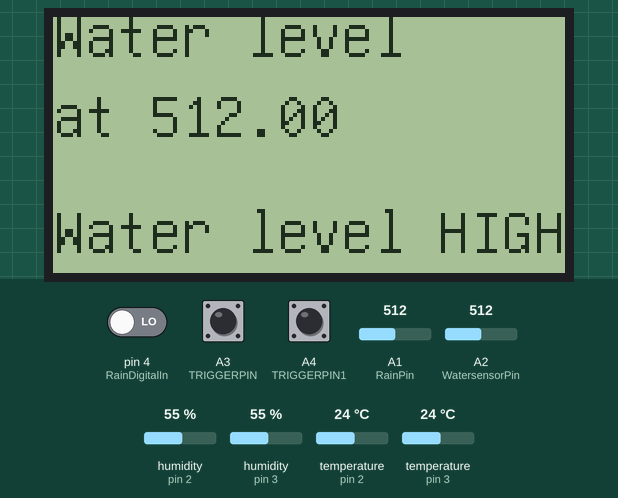
This sketch was run on a simulated Arduino Uno, built with avr-gcc and run on an emulated ATmega328P. Shown: 128×64 one-colour display. The inputs (shaded band) are chosen by the test bench; at power-on: A3 (TRIGGERPIN) HIGH, humidity (sensors on pin 2, pin 3) 55 %, pin 4 (RainDigitalIn) LOW, A4 (TRIGGERPIN1) HIGH, A1 (RainPin) = 512, A2 (WatersensorPin) = 512, temperature (sensors on pin 2, pin 3) 24 °C.

Above: at 14.3 s.
14.4 s: A3 (TRIGGERPIN) pulled LOW for 2.2 s
At 19.0 s:
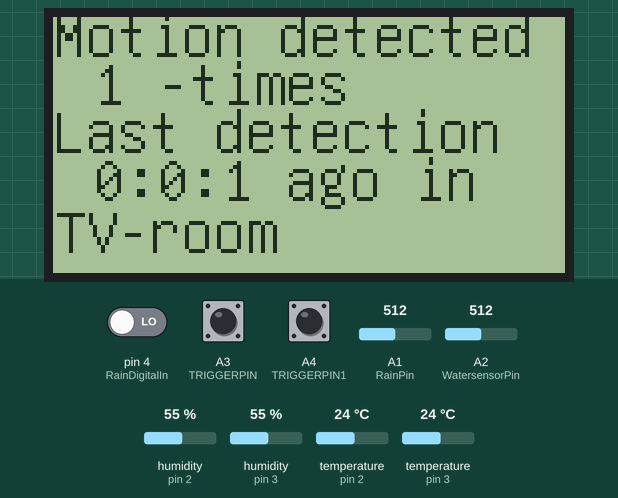
28.7 s: humidity (sensor on pin 2) set to 88 %
At 33.2 s:
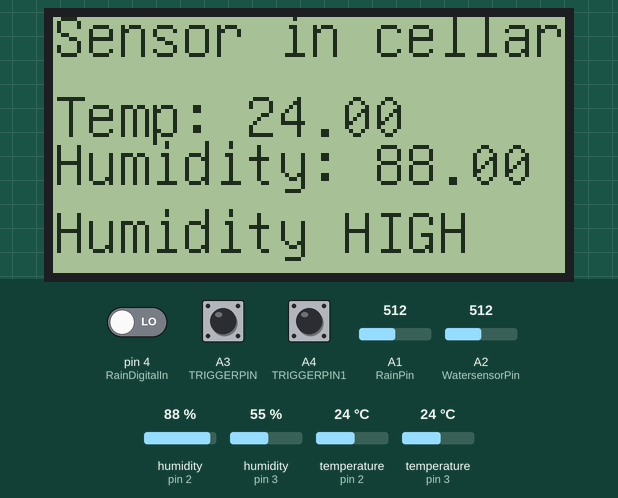
37.8 s: pin 4 (RainDigitalIn) driven HIGH
At 50.2 s:
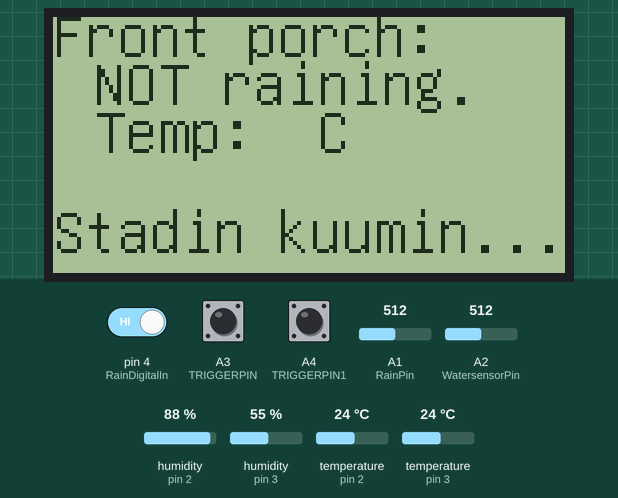
51.2 s: humidity (sensor on pin 3) set to 52 %
At 63.7 s:
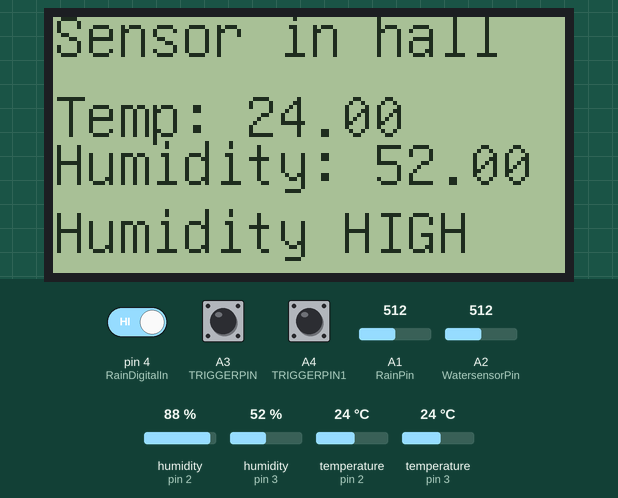
64.7 s: humidity (sensor on pin 3) set to 49 %
69.1 s: A4 (TRIGGERPIN1) pulled LOW for 2.2 s
At 72.8 s:
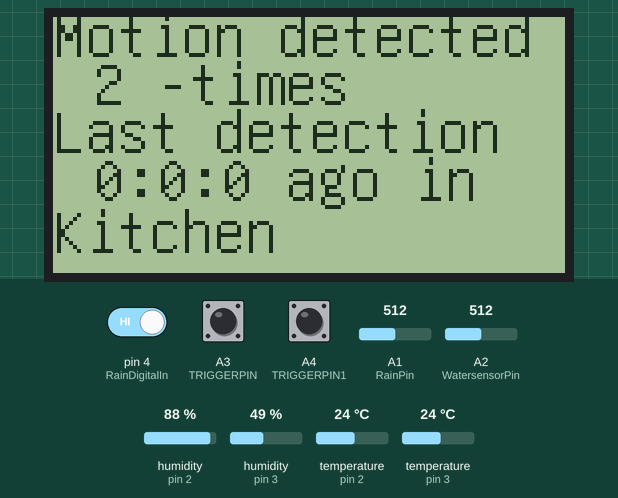
Timing chart, 0 to 74.3 s (numbered marks = the images above; inputs shaded):
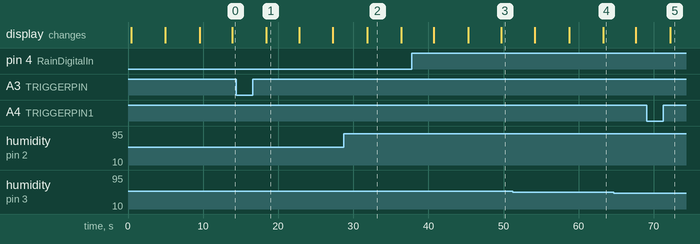

The sketch:

LCD_Home_with_multiple_interrupts_rainsensor.ino
```cpp
// Home measurement & monitoring system v.0001 by -Aki-
// Reads sensor data and displays it on a small lcd-screen
// alerts when actions are needed

#include "U8glib.h"
#include "DHT.h"
#include "PinChangeInt.h"
#define TRIGGERPIN A3 // setting the motion sensor pin for sensor #1
#define TRIGGERPIN1 A4 // setting the motion sensor pin for sensor #2
#define TRIGGERPIN2 A5 // setting the motion sensor pin for sensor #1

volatile uint16_t interruptCount=0; // The count will go back to 0 after hitting 65535.
volatile unsigned long start, finish, elapsed, over;
volatile int h, m, s;
String Trigger;

int RainPin = A1; // rain detection module
int RainDigitalIn = 4; // rain detection module
int RainVal; // rain detection module
boolean IsRaining = false; // rain detection module
String Rainmessagestring; // rain detection module

U8GLIB_ST7920_128X64 u8g(13, 11, 12, U8G_PIN_NONE);
#define DHTPIN 2     // Temperature & humidity sensor #0 Digital pin no (change to your own selection)
#define DHTTYPE DHT11   // DHT 11 other possible sensor types: DHT21 & 22
#define DHTPIN1 3     // Temperature & humidity sensor #1 Digital pin no (change to your own selection)
#define DHTTYPE DHT11
#define u8g_logo_width 64 // defining startup logo width
#define u8g_logo_height 64 // startup logo height
// the relative humidity value recommended maximum is 45 % for central heating season (winter)
// and 80 % for cold "non living" spaces. As the sensors are a bit "off" the max values are set a bit higher than
// recommended values. Please test yöur own sensors before setting a max value.

int maxh=85; //set the max humidity for sensor #0 = warn value for sensor in cellar
int maxh1=50; //set the max humidity for sensor #1 = warn value for hall

// next a logo converted to monochromatic hexadecimal byte array
// using http://manytools.org/hacker-tools/image-to-byte-array/go :

static unsigned char u8g_logo_bits[] U8G_PROGMEM = {
0x00, 0x06, 0x00, 0x00, 0xc0, 0x00, 0x00, 0x00, 0xfe, 0x04, 0x00, 0x00,
   0x80, 0x00, 0x20, 0x40, 0x92, 0x04, 0x00, 0x00, 0x80, 0x00, 0x00, 0x40,
   0x10, 0x14, 0xe7, 0xdd, 0x8e, 0x1c, 0xbf, 0x4d, 0x10, 0xa4, 0x48, 0x49,
   0x91, 0xa2, 0x24, 0x45, 0x10, 0xa4, 0x48, 0x08, 0x9f, 0xa2, 0x24, 0x42,
   0x10, 0xa4, 0x48, 0x30, 0x81, 0xa2, 0x24, 0x05, 0x38, 0x6e, 0xe7, 0xb0,
   0xce, 0x1d, 0xf5, 0x4d, 0x00, 0x00, 0x00, 0x00, 0x12, 0x00, 0x04, 0x00,
   0x00, 0x00, 0x00, 0x40, 0x00, 0x00, 0x00, 0x00, 0x00, 0x00, 0x00, 0x04,
   0x15, 0x00, 0x00, 0x00, 0x00, 0x00, 0x80, 0x28, 0x20, 0x00, 0x00, 0x00,
   0x00, 0x00, 0x00, 0x45, 0x85, 0x00, 0x00, 0x00, 0x00, 0x00, 0x50, 0x29,
   0x94, 0x0a, 0x00, 0x00, 0x00, 0x00, 0xac, 0x54, 0x11, 0x04, 0x00, 0x00,
   0x00, 0x00, 0xaa, 0xd2, 0xa7, 0x1a, 0x00, 0x00, 0x00, 0x00, 0x55, 0xa9,
   0x10, 0x5d, 0x00, 0x00, 0x00, 0x80, 0xd5, 0xab, 0x54, 0x50, 0x00, 0x00,
   0x00, 0x80, 0xf5, 0xde, 0x9f, 0x52, 0x00, 0x00, 0x00, 0xc0, 0xfd, 0xed,
   0x7b, 0x92, 0x00, 0x00, 0x00, 0xe0, 0xb6, 0xff, 0x5f, 0x69, 0x01, 0x00,
   0x00, 0xe0, 0x6d, 0xfd, 0xbf, 0xea, 0x01, 0x00, 0x00, 0x70, 0xdb, 0x57,
   0x7d, 0xfd, 0x07, 0x00, 0x00, 0xf0, 0xbb, 0x95, 0x52, 0xf8, 0x07, 0x00,
   0x00, 0x70, 0xef, 0xab, 0x4e, 0xfd, 0x0f, 0x00, 0x00, 0xf0, 0x7d, 0x4b,
   0x9b, 0xb0, 0x0e, 0x00, 0x00, 0xf0, 0xfe, 0xfe, 0x67, 0xeb, 0x0a, 0x00,
   0x00, 0xf0, 0xad, 0xfe, 0x4f, 0x82, 0x0f, 0x00, 0x00, 0xf8, 0xb7, 0x7a,
   0x50, 0x09, 0x07, 0x00, 0x00, 0xf0, 0x56, 0x4a, 0x55, 0x53, 0x0f, 0x00,
   0x00, 0xf8, 0x56, 0x01, 0x52, 0xd6, 0x06, 0x00, 0x00, 0xf8, 0xad, 0x04,
   0xd2, 0xfe, 0x05, 0x00, 0x00, 0xd8, 0xf6, 0x03, 0x28, 0xff, 0x00, 0x00,
   0x00, 0xf8, 0x96, 0x4a, 0xa0, 0xff, 0x05, 0x00, 0x00, 0xa2, 0x7b, 0x05,
   0x69, 0xfb, 0x02, 0x00, 0x00, 0xef, 0xff, 0x12, 0x60, 0xef, 0x0a, 0x00,
   0x00, 0xb7, 0x7e, 0x41, 0xd2, 0xff, 0x15, 0x00, 0x00, 0xeb, 0xfd, 0x0a,
   0xa0, 0xff, 0x03, 0x00, 0x80, 0xfc, 0x1b, 0x21, 0xfc, 0xff, 0x17, 0x00,
   0x80, 0xd1, 0x7b, 0x0a, 0xf8, 0x45, 0x0f, 0x00, 0x80, 0xee, 0x97, 0x22,
   0xfe, 0xaa, 0x1e, 0x00, 0x80, 0xdc, 0x5e, 0x0a, 0xbe, 0xfa, 0x1f, 0x00,
   0x80, 0xfa, 0xbb, 0xa4, 0x6f, 0xff, 0x1f, 0x00, 0x80, 0xd2, 0xb7, 0x11,
   0xff, 0xff, 0x3f, 0x00, 0x00, 0xed, 0x5d, 0xc5, 0xef, 0x01, 0x3d, 0x00,
   0x00, 0xdb, 0x7f, 0x95, 0x7f, 0xf5, 0x3d, 0x00, 0x00, 0xd6, 0xf7, 0xca,
   0x0f, 0xf8, 0x3b, 0x00, 0x00, 0xaa, 0xdf, 0x95, 0xae, 0xff, 0x3f, 0x00,
   0x00, 0xfc, 0x7f, 0xeb, 0xaf, 0xfe, 0x3f, 0x00, 0x00, 0xc0, 0x7f, 0x5f,
   0xdf, 0xff, 0x3f, 0x00, 0x00, 0xc0, 0xef, 0xf5, 0xf7, 0xff, 0x3f, 0x00,
   0x00, 0xc0, 0xff, 0xdf, 0xff, 0xff, 0x3f, 0x00, 0x00, 0xc0, 0xff, 0xfe,
   0xff, 0xff, 0x3f, 0x00, 0x00, 0x80, 0xff, 0xff, 0xff, 0xff, 0x3f, 0x00,
   0x00, 0xc0, 0xff, 0xff, 0xff, 0xff, 0x3f, 0x00, 0x00, 0x80, 0xff, 0xff,
   0xff, 0xff, 0x3f, 0x00, 0x00, 0xc0, 0xff, 0xff, 0xff, 0xff, 0x1f, 0x00,
   0x00, 0x80, 0xff, 0xff, 0xff, 0xff, 0x0f, 0x00, 0x00, 0x80, 0xff, 0xff,
   0xff, 0xff, 0x0f, 0x00, 0x00, 0x80, 0xfe, 0xff, 0xff, 0xff, 0x07, 0x00,
   0x00, 0xc0, 0xfb, 0xff, 0xff, 0xff, 0x01, 0x00, 0x00, 0x00, 0xff, 0xff,
   0xff, 0xff, 0x01, 0x00, 0x00, 0xc0, 0xfa, 0xff, 0xff, 0xff, 0x00, 0x00,
   0x00, 0x00, 0xeb, 0xff, 0xff, 0xff, 0x00, 0x00 };

DHT dht(DHTPIN, DHTTYPE); // Initialize the sensor #0
DHT dht1(DHTPIN1, DHTTYPE); // Initialize the sensor #1

void setup(void) {
u8g.setFont(u8g_font_unifont);
  pinMode(TRIGGERPIN, INPUT_PULLUP);  // Configure the pin as an input, and turn on the pullup resistor.
                                      // See http://arduino.cc/en/Tutorial/DigitalPins
  attachPinChangeInterrupt(TRIGGERPIN, interruptFunction, RISING);
  pinMode(TRIGGERPIN1, INPUT_PULLUP);
  attachPinChangeInterrupt(TRIGGERPIN1, interruptFunction1, RISING);
  pinMode(TRIGGERPIN2, INPUT_PULLUP);
  attachPinChangeInterrupt(TRIGGERPIN1, interruptFunction1, RISING);
  pinMode(4,INPUT); //setting the pin 4 to input
}

void draw(void) {

  int ts0=analogRead(0); // read the temp sensor #0 on analog port 0
  int ts1=analogRead(1); // read the temp sensor #1 on analog port 1
  const int WatersensorPin= 2; // Water sensor pin connected to analog port 2
  int Water_level; // Water level measurement value
  pinMode(WatersensorPin, INPUT); //the liquid level sensor will be an input to the arduino
  Water_level= analogRead(WatersensorPin); // read the analog port for the water level
}

void loop(void) {
// u8g.firstPage();
// do {
//   draw();
// } while( u8g.nextPage() );
// delay(1000);
  u8g.firstPage();
  do {
   draw_page_0();
  }
  while( u8g.nextPage() );//end of first picture loop
  delay(4000);

  u8g.firstPage();
  do {
   draw_page_1();
  }
  while( u8g.nextPage() );//end of first picture loop
  delay(4000);
  u8g.firstPage();
  do {
   draw_page_2();
  // delay(1000);
  }
  while( u8g.nextPage() );//end of second picture loop
 delay(4000);
  u8g.firstPage();
  do {
   draw_page_3();
  }
  while( u8g.nextPage() );//end of third picture loop
  delay(4000);

  u8g.firstPage();
  do {
   draw_page_4();
  }
  while( u8g.nextPage() );//end of fourth picture loop
 delay(4000);

  u8g.firstPage();
  do {
   draw_page_5();
  }
  while( u8g.nextPage() );//end of fifth picture loop
  delay(4000);
}

void draw_page_0(void)
{
 u8g.drawXBMP( 0, 0, u8g_logo_width, u8g_logo_height, u8g_logo_bits);
  u8g.setPrintPos(75, 10);
  u8g.print("Home");
  u8g.setPrintPos(50, 22);
  u8g.print("monitoring");
  u8g.setPrintPos(65, 34);
  u8g.print("system");
  u8g.setPrintPos(65, 46);
  u8g.print("v.0001");
  u8g.setPrintPos(60, 62);
  u8g.print("by -Aki-");
}
void draw_page_1(void)
{
  float h = dht.readHumidity(); // read the sensor #0 data
  float t = dht.readTemperature(); // add (=False) if you want fahrenheit
u8g.setPrintPos(0, 10);
 u8g.print("Sensor in ");
  u8g.print("cellar");
  u8g.setPrintPos(0, 30);
  u8g.print("Temp: ");
  u8g.print(t);
  u8g.setPrintPos(0, 42);
  u8g.print("Humidity: ");
  u8g.print(h);
  u8g.setPrintPos(0, 59);
  if (h>maxh)
  {
  u8g.print ("Humidity HIGH");
  }
  else
  {
  u8g.print ("Humidity OK");
  }
}

void draw_page_2(void)
{
  float h1 = dht1.readHumidity(); // read the sensor #0 data
  float t1 = dht1.readTemperature(); // add (=False) if you want fahrenheit
u8g.setPrintPos(0, 10);
 u8g.print("Sensor in ");
  u8g.print("hall  ");
  u8g.setPrintPos(0, 30);
  u8g.print("Temp: ");
  u8g.print(t1);
  u8g.setPrintPos(0, 42);
  u8g.print("Humidity: ");
  u8g.print(h1);
  u8g.setPrintPos(0, 59);
  if (h1>maxh1)
  {
  u8g.print ("Humidity HIGH");
  }
  else
  {
  u8g.print ("Humidity OK");
  }
}
void draw_page_3(void)
{
  const int WatersensorPin= 2; // Water sensor pin connected to analog port 2
  int Water_level_sensor_data; // Water level measurement value
  float Actual_Water_Level;
  pinMode(WatersensorPin, INPUT); //the liquid level sensor will be an input to the arduino
  Water_level_sensor_data= analogRead(WatersensorPin); // read the analog port for the water level sensor value
  Actual_Water_Level= Water_level_sensor_data;
u8g.setPrintPos(0, 10);
 u8g.print("Water level");
  u8g.setPrintPos(0, 30);
  u8g.print("at ");
  u8g.print(Actual_Water_Level);
  u8g.print(" ");
  u8g.setPrintPos(0, 59);
  if (Actual_Water_Level>0)
  {
  u8g.print ("Water level HIGH");
  }
  else
  {
  u8g.print ("Water level OK");
  }
}

void draw_page_4(void)
{
  finish = millis();

  if (interruptCount >0)
  {
  elapsed=finish-start;
  s=(elapsed/1000);
  m=(s/60);
  h=(s/3600);
  s=s-m*60;
  m=m-h*60;
  }
  else
  {
    elapsed = 0;
    h=00;
    m=00;
    s=00;
  }
  u8g.setPrintPos(0, 10);
  u8g.print("Motion detected");
  u8g.setPrintPos(10, 22);
  u8g.print(interruptCount);
  u8g.print(" -times");
  u8g.setPrintPos(0, 34);
  u8g.print("Last detection ");
  u8g.setPrintPos(10, 46);
  u8g.print (h);
  u8g.print (":");
  u8g.print (m);
  u8g.print (":");
  u8g.print (s);
  u8g.print (" ago in ");
  u8g.setPrintPos(0, 59);
  u8g.print (Trigger);
//  u8g.drawStr( 0, 15, Trigger);
//  u8g.print(analogRead(3));
}

void draw_page_5(void)
{
  RainVal = analogRead(RainPin);
  IsRaining = !(digitalRead(RainDigitalIn));

  if(IsRaining){
    Rainmessagestring = "Raining!";
  }
  else{
    Rainmessagestring = "NOT raining.";
  }
  u8g.setPrintPos(0, 10);
  u8g.print ("Front porch:");
  u8g.setPrintPos(10, 22);
  u8g.print (Rainmessagestring);
  u8g.setPrintPos(10, 34);
  u8g.print ("Temp: ");
  u8g.print (" C");
  u8g.setPrintPos(0, 59);
  u8g.print ("Stadin kuumin...");
}
// pir motion sensor (hc-sr505)
void interruptFunction() {
  interruptCount++;
  start= millis();
  Trigger = "TV-room";
}
// pir motion sensor (hc-sr501)
void interruptFunction1() {
  interruptCount++;
  start= millis();
  Trigger = "Kitchen";
}
// pir motion sensor (hc-sr501)
void interruptFunction2() {
  interruptCount++;
  start= millis();
  Trigger = "Garage";
}
```

Measured:
- after the input at 14.4 s, the display: changes after 4.0 s (image 1)
- after the input at 28.7 s, the display: changes after 3.1 s (image 2)
- after the input at 37.8 s, the display: first differs from a run without the input after 11.9 s (image 3)
- after the input at 69.1 s, the display: changes after 3.1 s (image 5)
- what the display in image 1 shows lasts 4.4 s, from 18.4 s to 22.8 s
- what the display in image 2 shows lasts 4.6 s, from 31.8 s to 36.4 s
